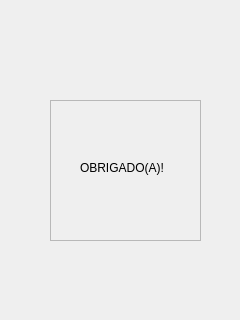
<?xml version="1.0" encoding="UTF-8"?>
<ui version="4.0">
 <class>Form</class>
 <widget class="QWidget" name="Form">
  <property name="geometry">
   <rect>
    <x>0</x>
    <y>0</y>
    <width>240</width>
    <height>320</height>
   </rect>
  </property>
  <property name="windowTitle">
   <string>Form</string>
  </property>
  <widget class="QFrame" name="FrameObg">
   <property name="geometry">
    <rect>
     <x>50</x>
     <y>100</y>
     <width>151</width>
     <height>141</height>
    </rect>
   </property>
   <property name="frameShape">
    <enum>QFrame::StyledPanel</enum>
   </property>
   <property name="frameShadow">
    <enum>QFrame::Raised</enum>
   </property>
   <widget class="QLabel" name="labelObg">
    <property name="geometry">
     <rect>
      <x>30</x>
      <y>60</y>
      <width>91</width>
      <height>16</height>
     </rect>
    </property>
    <property name="text">
     <string>OBRIGADO(A)!</string>
    </property>
   </widget>
  </widget>
 </widget>
 <resources/>
 <connections/>
</ui>
